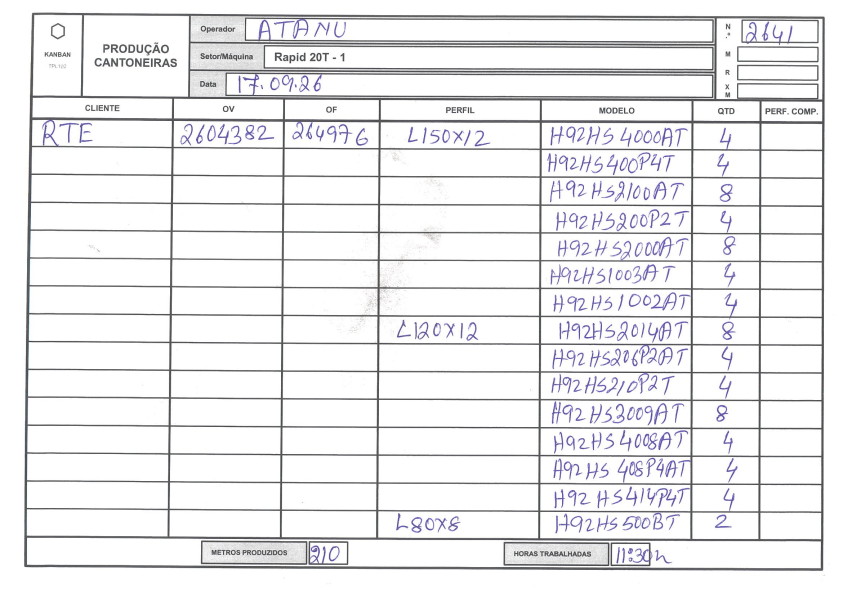
#> input picture tests/fixtures/physical_rows/661.png, 1685 x 1191 px (shown at 1/2 size)
$ python -i coverage.py   (imports and definitions only)
#> lines starting #> are read from the running program, lines starting #| are printed output that depends on the picture; after the words box and inside, x2 and y2 are one past the last pixel; in counts of white or black regions, pixels touching at a corner belong together
"""Independent physical-row accounting. Never infer production from grid strokes."""
from __future__ import annotations

import copy
import hashlib
import json
import math
import statistics
import tempfile
from pathlib import Path

from PIL import Image, ImageOps

ALGORITHM_VERSION = 4
EXCLUSION_REASONS = {"out_of_scope", "duplicate", "ocr_artifact"}


def _filled(row: dict) -> bool:
    return any(value is not None and str(value).strip()
               for key, value in row.items() if not key.startswith("_"))


def nonempty_rows(extraction: dict) -> list[dict]:
    return [row for row in extraction.get("rows", []) if isinstance(row, dict)
            and row.get("_deleted") is not True and _filled(row)]


# [29 lines left out: function row_accounting, not called in this run]


def count_compatible(count, accounting):
    return type(count) is int and accounting["accounted_rows"] <= count <= accounting["accounted_max"]


# [66 lines left out: functions sheet_identity, structure_fingerprint, coverage_resolved, confirm_count, coverage_view, not called in this run]


def _detect(image_path: Path) -> tuple[dict | None, dict]:
    import cv2
    import numpy as np

    with Image.open(image_path) as source:
#> source is the input picture: PIL image 1685x1191 RGB; mean R, G, B 236.2, 236, 237.8
        source = ImageOps.exif_transpose(source).convert("L")
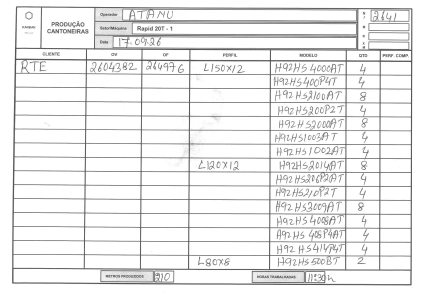
#> source: PIL image 1685x1191 L (shown at 1/4 size); min 49, max 255, mean 236.3
        original_size = source.size
        source.thumbnail((1200, 1200))
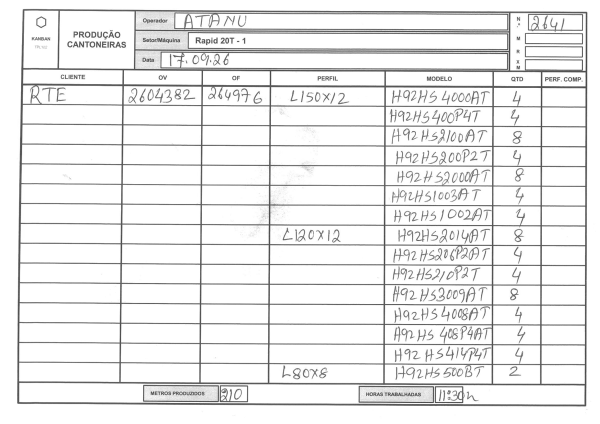
#> source: PIL image 1200x848 L (shown at 1/2 size); min 55, max 255, mean 236.2
        gray = np.asarray(source)
    height, width = gray.shape
    diagnostics = {"width": width, "height": height}
    if width < 300 or height < 200:
        return None, diagnostics | {"reason": "image_too_small"}
    ink = (gray < 150).astype("uint8") * 255
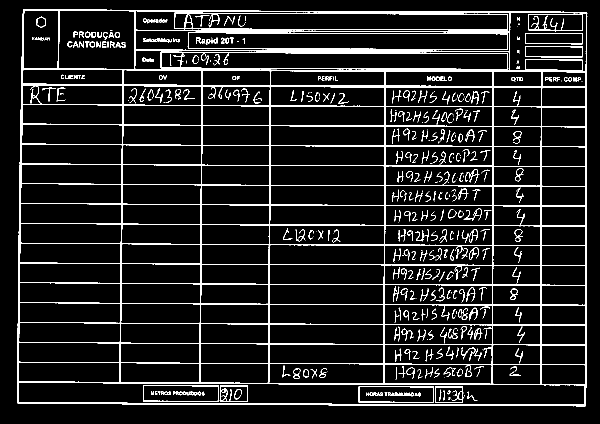
#> ink: shape (848, 1200) (shown at 1/2 size); 9.2% white in thin lines or dots, all inside (x1, y1, x2, y2) = (35, 18, 1175, 813)
    lines = cv2.HoughLinesP(ink, 1, np.pi / 1800, threshold=70,
                            minLineLength=int(width * .45), maxLineGap=12)
#> lines = 37 rows, first 6: [42, 168, 1173, 174], [35, 806, 1171, 810], [535, 765, 1172, 770], [240, 369, 1173, 372], [116, 21, 1173, 24], [450, 687, 1022, 689]
    horizontals = [] if lines is None else [line[0] for line in lines
        if abs(int(line[0][2]) - int(line[0][0])) > width * .5
        and abs(int(line[0][3]) - int(line[0][1])) < height * .12]
#> horizontals = 20 items, first 6: [42, 168, 1173, 174], [35, 806, 1171, 810], [535, 765, 1172, 770], [240, 369, 1173, 372], [116, 21, 1173, 24], [543, 251, 1173, 254]
    if len(horizontals) < 6:
        return None, diagnostics | {"reason": "horizontal_grid_not_found"}
    angles = [math.degrees(math.atan2(int(y2)-int(y1), int(x2)-int(x1)))
              for x1, y1, x2, y2 in horizontals]
#> angles = [0.304, 0.202, 0.45, 0.184, 0.163, 0.273, 0.242, 0.202, 0.203, 0.324, 0.28, 0.3, 0.146, 0.273, 0.306, 0.184, 0.0844, 0.385, 0.257, 0.267]
    angle = statistics.median(angles)
#> angle = 0.262
    if abs(angle) > 6 or statistics.median(abs(a-angle) for a in angles) > .8:
        return None, diagnostics | {"reason": "irregular_grid"}
    matrix = cv2.getRotationMatrix2D((width / 2, height / 2), angle, 1)
#> matrix = [[1, 0.00457, -1.93], [-0.00457, 1, 2.75]]
    gray = cv2.warpAffine(gray, matrix, (width, height), borderValue=255)
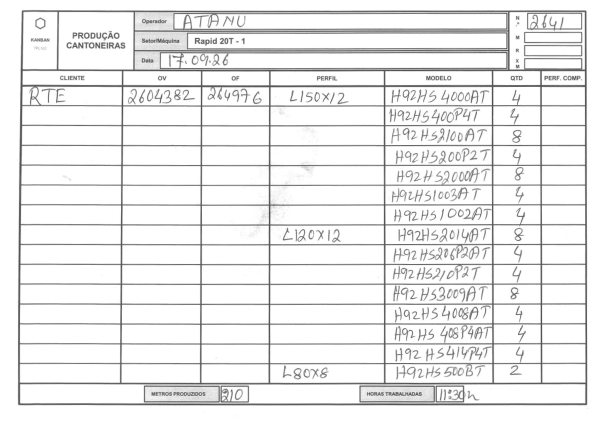
#> gray: shape (848, 1200) (shown at 1/2 size); min 62, max 255, mean 236.2
    ink = (gray < 150).astype("uint8") * 255
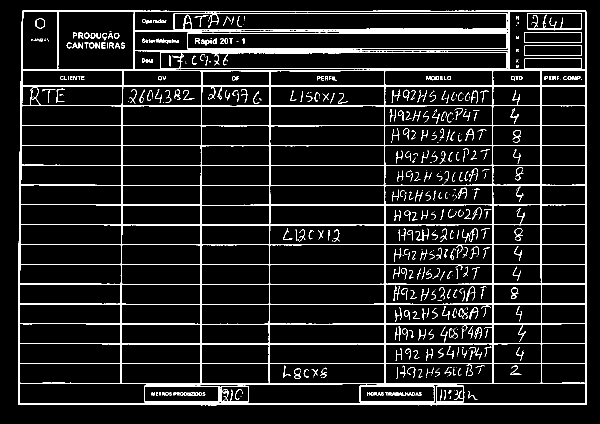
#> ink: shape (848, 1200) (shown at 1/2 size); 8.8% white in thin lines or dots, all inside (x1, y1, x2, y2) = (36, 21, 1174, 811)
    segments = cv2.HoughLinesP(ink, 1, np.pi / 1800, threshold=60,
        minLineLength=max(60, int(height * .23)), maxLineGap=12)
#> segments = 103 rows, first 6: [243, 170, 1172, 172], [37, 808, 1173, 808], [39, 330, 447, 330], [37, 809, 1172, 809], [37, 568, 1173, 568], [44, 22, 1171, 22]
    mask = np.zeros_like(ink)
    horizontal_segments, vertical_xs, vertical_tops, vertical_bottoms = [], [], [], []
    if segments is not None:
        for x1, y1, x2, y2 in segments[:, 0]:
            x1, y1, x2, y2 = map(int, (x1, y1, x2, y2))
            dx, dy = abs(x2-x1), abs(y2-y1)
            horizontal = dx > width * .16 and dy < height * .018
            vertical = dy > height * .23 and dx < width * .025
            if horizontal or vertical:
                cv2.line(mask, (x1, y1), (x2, y2), 255, max(5, round(width * .0075)))
            if horizontal:
                # Evaluate each fitted line at the page centre.
                horizontal_segments.append((round(y1 + (width/2-x1) * (y2-y1) / (x2-x1)), min(x1,x2), max(x1,x2)))
            if vertical:
                vertical_xs.append(round((x1+x2)/2))
                if dy > height * .55 and width * .08 < (x1+x2)/2 < width * .92:
                    vertical_tops.append(min(y1,y2))
                    vertical_bottoms.append(max(y1,y2))
#> this loop made 103 passes
#> (x1, y1, x2, y2, dx, dy, horizontal, vertical) on passes 1 to 8: (243, 170, 1172, 172, 929, 2, True, False), (37, 808, 1173, 808, 1136, 0, True, False), (39, 330, 447, 330, 408, 0, True, False), (37, 809, 1172, 809, 1135, 0, True, False), (37, 568, 1173, 568, 1136, 0, True, False), (44, 22, 1171, 22, 1127, 0, True, False), (41, 211, 1172, 211, 1131, 0, True, False), (672, 528, 1173, 528, 501, 0, True, False)
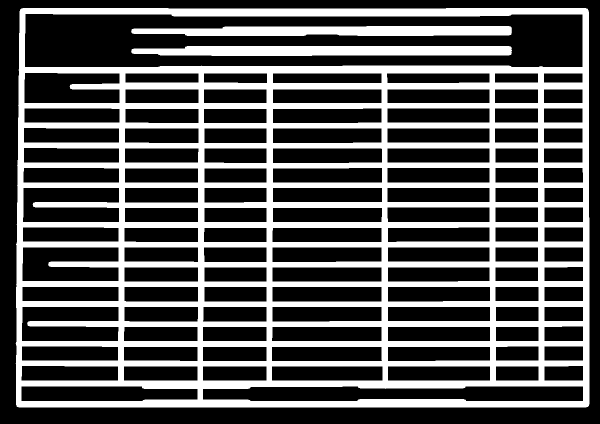
#> mask: shape (848, 1200) (shown at 1/2 size); 33% white; 3 white regions, box (x1, y1, x2, y2) and area: (31, 16, 1179, 815) 308548, (262, 92, 1024, 112) 13922, (262, 52, 1024, 72) 13160
    # Merge collinear segments before measuring support: handwriting often
    # interrupts a table rule. Short header boxes must not extend the row run.
    bands = []
    for segment in sorted(horizontal_segments):
        if not bands or segment[0] - bands[-1][-1][0] > 6:
            bands.append([segment])
        else:
            bands[-1].append(segment)
#> this loop made 78 passes
#> segment on passes 1 to 8: (21, 46, 336), (21, 892, 1170), (22, 44, 1171), (23, 106, 1172), (26, 348, 1018), (27, 347, 959), (57, 733, 1018), (58, 449, 1018)
    lines_y = []
    for band in bands:
        intervals = sorted((left, right) for _, left, right in band)
        covered, left, right = 0, *intervals[0]
        for a, b in intervals[1:]:
            if a > right:
                covered += right-left
                left, right = a, b
            else:
                right = max(right, b)
        covered += right-left
        if covered >= width * .80:
            lines_y.append(round(statistics.median(y for y, _, _ in band)))
#> this loop made 21 passes
#> band on passes 6 to 13: [(211, 41, 1172), (212, 223, 725)], [(250, 42, 296), (250, 716, 1172), (251, 92, 1172)], [(290, 41, 297), (290, 706, 1172), (291, 114, 1172)], [(330, 39, 447), (331, 208, 1172)], [(370, 39, 1172)], [(409, 488, 930), (410, 356, 1172), (411, 70, 355)], [(449, 38, 1172), (450, 208, 916)], [(488, 37, 271), (488, 793, 1170), (489, 37, 1173)]
    best = []
    for start in range(len(lines_y) - 4):
        run = lines_y[start:start+2]
        gap = run[1] - run[0]
        if run[0] < height * .10 or not height * .018 < gap < height * .12:
            continue
        for y in lines_y[start+2:]:
            if abs(y-run[-1]-gap) > gap * .15:
                break
            run.append(y)
        if len(run) > len(best):
            best = run
#> this loop made 15 passes
    distinct_xs = []
    for x in sorted(vertical_xs):
        if not distinct_xs or x - distinct_xs[-1] > width * .025:
            distinct_xs.append(x)
#> this loop made 25 passes
#> x on passes 1 to 8: 38, 40, 41, 242, 244, 401, 402, 403
    diagnostics.update(deskew_angle=round(angle, 4), vertical_lines=len(distinct_xs),
                       horizontal_lines=len(best), grid_y=best, vertical_tops=vertical_tops)
    if (len(best) < 6 or best[0] < height * .1 or best[-1] < height * .6
            or len(distinct_xs) < 4):
        return None, diagnostics | {"reason": "incomplete_grid"}
    # Long interior dividers identify the top of the table independently.
    # If horizontal rules disappeared in the written area, a shorter regular
    # run of blank rows must not be reported as a complete table.
    if len(vertical_tops) < 3:
        return None, diagnostics | {"reason": "table_boundary_unverified"}
    table_top = statistics.median(vertical_tops)
    gap = statistics.median(b-a for a,b in zip(best,best[1:]))
    # TPL102: the printed column heading is shorter than a production row.
    # The regular run begins at the FIRST data row and ends below the footer.
    # Verify both independent divider ends; never skip the first written row
    # or count footer labels as production (the TPL999 layout is different).
    bottom = statistics.median(vertical_bottoms)
    diagnostics.update(table_top=table_top, divider_bottom=bottom, template="TPL102")
    if (len(best) != 17 or not .50 * gap < best[0] - table_top < 1.15 * gap
            or abs(bottom - best[-2]) > .35 * gap):
        return None, diagnostics | {"reason": "table_boundary_mismatch"}
    clean = cv2.bitwise_and(ink, cv2.bitwise_not(mask))
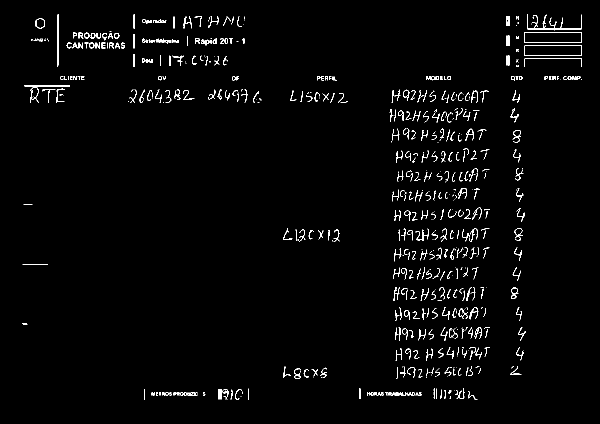
#> clean: shape (848, 1200) (shown at 1/2 size); 2% white in thin lines or dots, all inside (x1, y1, x2, y2) = (44, 29, 1164, 800)
    rows = []
    for top, bottom in zip(best[:-2], best[1:-1]):
        margin = max(6, round((bottom-top)*.20))
        region = clean[top+margin:bottom-margin, int(width*.03):int(width*.97)]
        ratio = float(np.mean(region > 0)) if region.size else 0
        # Residual long strokes across most of a blank row indicate a failed
        # mask. Multiple narrow residuals must not be called handwriting.
        columns = np.sum(region > 0, axis=0) if region.size else []
        long_columns = sum(value > region.shape[0] * .9 for value in columns)
        if ratio < .025 and long_columns > width * .012:
            return None, diagnostics | {"reason": "grid_removal_unreliable"}
        # Sparse rows (only a short reference/quantity or a profile and X)
        # must not be diluted by the width of all the empty cells. Measure
        # handwriting components after removing the grid; discard isolated
        # scanner specks instead of lowering a page-wide density threshold.
        count, _, components, _ = cv2.connectedComponentsWithStats(region, 8)
        strokes = [stat for stat in components[1:count]
                   if stat[cv2.CC_STAT_WIDTH] >= 2
                   and stat[cv2.CC_STAT_HEIGHT] >= max(3, region.shape[0] * .18)
                   and stat[cv2.CC_STAT_AREA] >= 6
                   and not (stat[cv2.CC_STAT_HEIGHT] > 3 * stat[cv2.CC_STAT_WIDTH]
                            and any(abs(int(width*.03) + stat[cv2.CC_STAT_LEFT]
                                        + stat[cv2.CC_STAT_WIDTH]/2 - x) < width*.012
                                    for x in distinct_xs))]
        written_area = sum(int(stat[cv2.CC_STAT_AREA]) for stat in strokes)
        filled = written_area >= max(18, region.shape[0] * .8)
        rows.append({"top": top, "bottom": bottom, "filled": filled,
                     "ink_ratio": round(ratio, 6), "written_area": written_area})
#> this loop made 15 passes
#> (top, bottom) on passes 1 to 8: (171, 212), (212, 250), (250, 290), (290, 330), (330, 370), (370, 410), (410, 450), (450, 488)
    scale = original_size[1] / height
    detected = {"header_bottom": round(best[0]*scale), "table_bottom": round(best[-2]*scale),
                "deskew_angle": float(angle),
                "rows": [{**row, "top": round(row["top"]*scale),
                          "bottom": round(row["bottom"]*scale)} for row in rows]}
    return detected, diagnostics | {"reason": "regular_grid"}


def table_rows(image_path: Path) -> dict | None:
    return _detect(image_path)[0]


# [50 lines left out: functions check_coverage, recover_coverage, not called in this run]

>>> result = _detect('../../tests/fixtures/physical_rows/661.png')

$ run again, on tests/fixtures/physical_rows/677.png
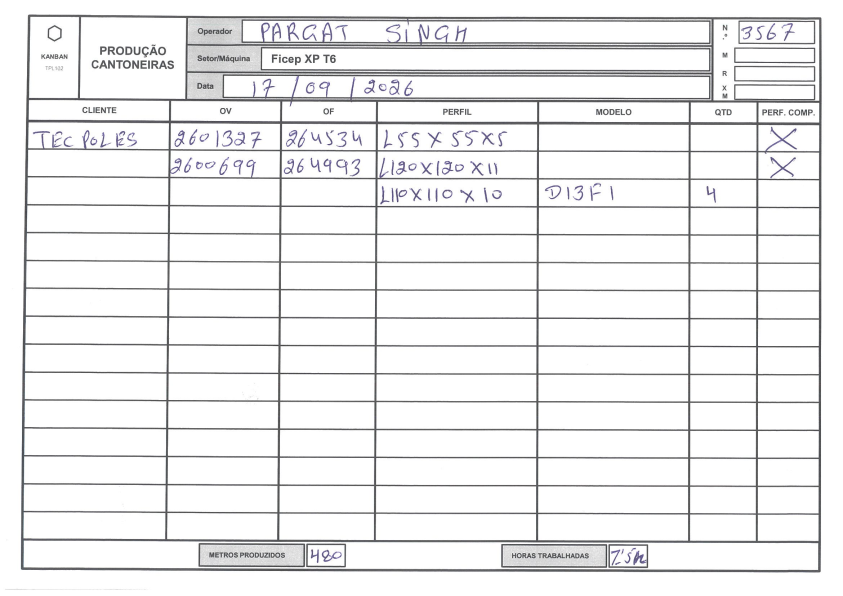
#> input picture tests/fixtures/physical_rows/677.png, 1685 x 1191 px (shown at 1/2 size)
#> in _detect, source is the input picture: PIL image 1685x1191 RGB; mean R, G, B 238.4, 238.4, 239
#> lines = 36 rows, first 6: [459, 730, 1168, 732], [191, 142, 1135, 143], [30, 809, 1168, 813], [124, 451, 1169, 454], [40, 23, 1169, 27], [121, 411, 1169, 414]
#> horizontals = 21 items, first 6: [459, 730, 1168, 732], [191, 142, 1135, 143], [30, 809, 1168, 813], [124, 451, 1169, 454], [40, 23, 1169, 27], [121, 411, 1169, 414]
#> angles = [0.162, 0.0607, 0.201, 0.164, 0.203, 0.164, 0.0608, 0.202, 0.185, 0.146, 0.109, 0.0685, 0.129, 0.0705, 0.116, 0.153, 0.0891, 0.229, 0.0531, 0, 0.0938]
#> angle = 0.129
#> matrix = [[1, 0.00226, -0.956], [-0.00226, 1, 1.36]]
#> segments = 102 rows, first 6: [37, 142, 1168, 144], [139, 25, 1168, 25], [129, 333, 1169, 333], [90, 293, 1169, 294], [203, 651, 1169, 651], [31, 769, 1169, 771]
#> the loop in _detect, `for x1, y1, x2, y2 in segments[:, 0]:` made 102 passes
#> (x1, y1, x2, y2, dx, dy, horizontal, vertical) on passes 1 to 8: (37, 142, 1168, 144, 1131, 2, True, False), (139, 25, 1168, 25, 1029, 0, True, False), (129, 333, 1169, 333, 1040, 0, True, False), (90, 293, 1169, 294, 1079, 1, True, False), (203, 651, 1169, 651, 966, 0, True, False), (31, 769, 1169, 771, 1138, 2, True, False), (232, 173, 1168, 176, 936, 3, True, False), (33, 451, 1169, 453, 1136, 2, True, False)
#> after the loop in _detect, `for x1, y1, x2, y2 in segments[:, 0]:`:
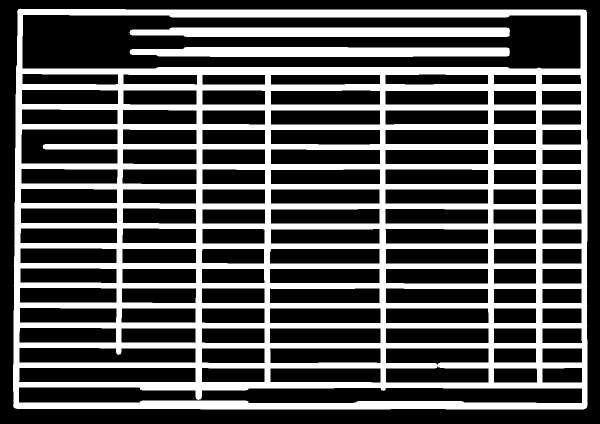
#> mask: shape (848, 1200) (shown at 1/2 size); 32.8% white; 3 white regions, box (x1, y1, x2, y2) and area: (26, 17, 1175, 819) 305889, (259, 94, 1020, 114) 13893, (259, 55, 1020, 74) 13761
#> the loop in _detect, `for segment in sorted(horizontal_segments):` made 78 passes
#> segment on passes 1 to 8: (23, 39, 250), (24, 39, 1168), (25, 139, 1168), (28, 344, 546), (29, 343, 1014), (60, 343, 1014), (61, 344, 1014), (64, 264, 1014)
#> the loop in _detect, `for band in bands:` made 21 passes
#> band on passes 6, 7, 8, 10, 11, 12, 13, 14: [(213, 37, 259), (214, 121, 1168), (215, 337, 1168)], [(253, 36, 497), (253, 788, 1080), (254, 260, 1168)], [(293, 90, 1169), (293, 866, 1084), (294, 613, 865)], [(372, 34, 282), (373, 187, 1169)], [(412, 34, 1169), (412, 717, 985), (413, 390, 716)], [(452, 33, 1169), (452, 746, 1166), (453, 526, 745)], [(491, 33, 400), (492, 204, 1168)], [(531, 32, 454), (532, 201, 1168)]
#> the loop in _detect, `for start in range(len(lines_y) - 4):` made 15 passes
#> the loop in _detect, `for x in sorted(vertical_xs):` made 24 passes
#> x on passes 1 to 8: 34, 36, 239, 240, 396, 397, 398, 399
#> in _detect, `clean = cv2.bitwise_and(ink, cv2.bitwise_not(mask))`:
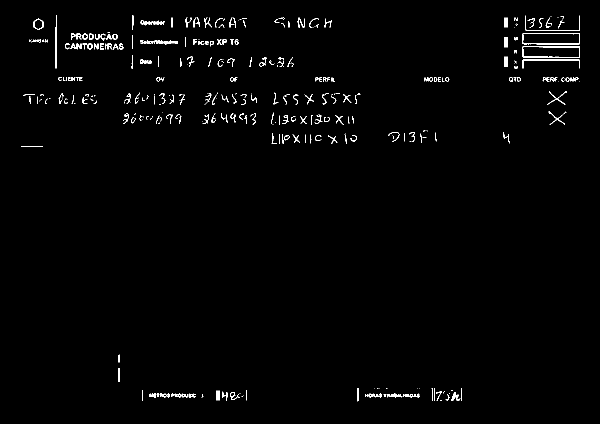
#> clean: shape (848, 1200) (shown at 1/2 size); 1.2% white in thin lines or dots, all inside (x1, y1, x2, y2) = (43, 30, 1160, 803)
#> the loop in _detect, `for top, bottom in zip(best[:-2], best[1:-1]):` made 15 passes
#> (top, bottom) on passes 1 to 8: (175, 214), (214, 253), (253, 293), (293, 334), (334, 372), (372, 412), (412, 452), (452, 492)
